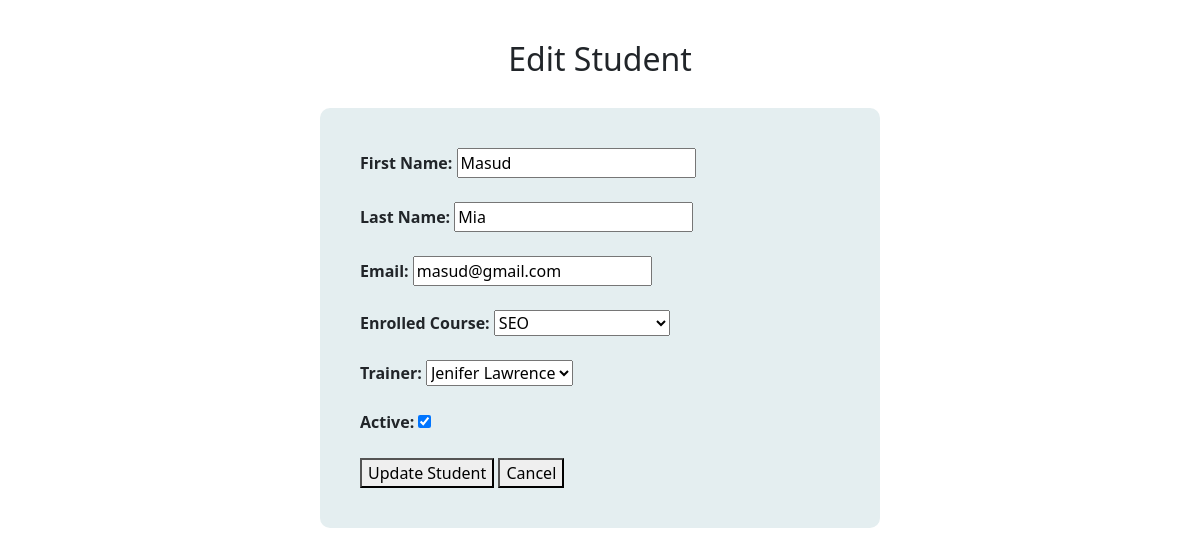
Screenshot of /academy/8/edit/ (signed in) with the database file from the repository.
### academy/models.py (models this page shows, shortened)
class Student(models.Model):
    first_name = models.CharField(max_length=50)
    last_name = models.CharField(max_length=50)
    email = models.EmailField(unique=True)
    is_active = models.BooleanField(default=True)
    image = models.ImageField(upload_to='images', default = 'default.jpg', blank=True, null=True)
    enrolled_course = models.ForeignKey(
        Course, on_delete=models.CASCADE, related_name='students'
    )
    trainer = models.ForeignKey(
        Trainer, on_delete=models.SET_NULL, null=True, blank=True
    )

class Course(models.Model):
    Week_choices = [
        (6, "6 Weeks"),
        (8, "8 Weeks"),
        (12, "12 Weeks"),
    ]
    course_name = models.CharField(max_length=50)
    description = models.TextField()
    duration = models.IntegerField(choices=Week_choices)
    photo = models.ImageField(upload_to='courses')
    trainer = models.ForeignKey('Trainer', on_delete=models.SET_NULL, null=True, blank=True)
    is_running = models.BooleanField(default=True)

class Trainer(models.Model):
    first_name = models.CharField(max_length=50)
    last_name = models.CharField(max_length=50)
    email = models.EmailField(unique=True)
    expertise = models.CharField(max_length=50)
    trainer_photo = models.ImageField(upload_to='trainer')

### academy/views.py (the view, shortened to what this page needs)
# urls.py: path('<int:id>/edit/', views.student_edit, name="student_edit"),
@login_required
@permission_required('academy.student_edit', raise_exception=True)
def student_edit(request, id):
    student = get_object_or_404(Student, id=id)
    courses = Course.objects.all()
    trainers = Trainer.objects.all()
    return render(request, "student_edit.html", {
        "student": student,
        "courses": courses,
        "trainers": trainers,
    })

### templates/student_edit.html (shortened to what this page needs)
{% load static %}
{% load crispy_forms_tags %}
<!DOCTYPE html>
<html lang="en">
<head>
    <link rel="stylesheet" href="{% static 'css/main.css'%}">
    <link rel="stylesheet" href="https://cdnjs.cloudflare.com/ajax/libs/font-awesome/4.7.0/css/font-awesome.min.css">
    <link href="https://cdn.jsdelivr.net/npm/bootstrap@5.3.8/dist/css/bootstrap.min.css" rel="stylesheet" >
</head>
<body>
    <h2 class="text-center pt-0">Edit Student</h2>
    <div class="edt">
        <form method="POST" class="w-50" style="margin:auto; background: rgb(228, 238, 240); padding: 40px; margin-top: 30px; border-radius: 10px; font-weight: 700;">
            <label>First Name:</label>
            <input type="text" name="first_name" value="{{ student.first_name }}"><br><br>
            <label>Last Name:</label>
            <input type="text" name="last_name" value="{{ student.last_name }}"><br><br>
            <label>Email:</label>
            <input type="email" name="email" value="{{ student.email }}"><br><br>
            <label>Enrolled Course:</label>
            <select name="enrolled_course">
                {% for course in courses %}
                    <option value="{{ course.id }}" {% if course.id == student.enrolled_course.id %}selected{% endif %}>
                        {{ course.course_name }}
                    </option>
                {% endfor %}
            </select>
            <br><br>
            <label>Trainer:</label>
            <select name="trainer">
                {% for trainer in trainers %}
                    <option value="{{ trainer.id }}" {% if trainer.id == student.trainer.id %}selected{% endif %}>
                        {{ trainer.first_name }} {{trainer.last_name}}
                    </option>
                {% endfor %}
            </select>
            <br><br>
            <label>Active:</label>
            <input type="checkbox" name="is_active" {% if student.is_active %}checked{% endif %}><br><br>
            <button type="submit">Update Student</button>
            <a href="{% url 'student_details' student.id %}">
                <button type="button">Cancel</button>
            </a>
        </form>
    </div>
</body>
</html>

### training_portal/static/css/main.css (style rules this page uses)
body { font-family: "Inter", sans-serif; background: #f5f5f5; margin: 0; padding: 40px; text-align: center; }
h2 { margin-bottom: 20px; font-size: 24px; font-weight: 700; }
.text-center { text-align: center; padding-top: 100px; }
a { text-decoration: none !important; color: white !important; }

### rows the page displays
Student: first_name "Masud", last_name "Mia", email "masud@gmail.com", enrolled_course "SEO", trainer "Jenifer Lawrence", is_active "☑"
